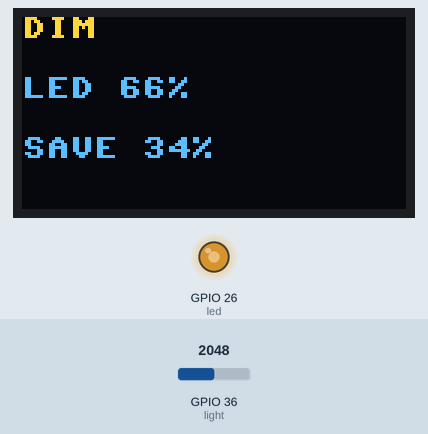
The program below on a simulated ESP32 board running MicroPython. Shown: 128×64 one-colour display, output pins drawn as LEDs (lit = HIGH). The test bench sets the inputs (shaded band); at power-on: GPIO 36 (light) = 2048 (analog values on the 0–4095 scale). The OLED is the two-colour kind (top 16 rows yellow).

Above: at 1.2 s.
1.3 s: GPIO 36 (light) set to 2452
2.8 s: GPIO 36 (light) set to 2530
At 3.6 s:
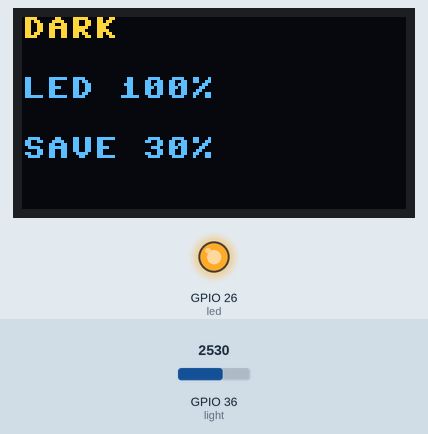
5.9 s: GPIO 36 (light) set to 1228
At 6.6 s:
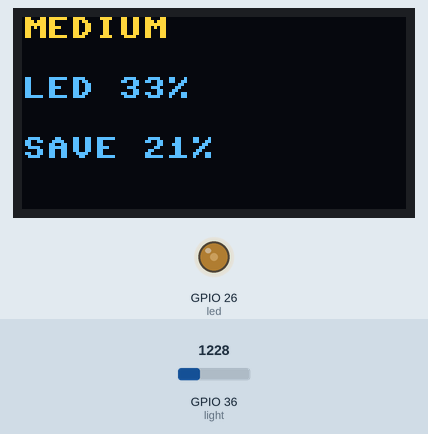
9.0 s: GPIO 36 (light) set to 528
10.9 s: GPIO 36 (light) set to 451
At 11.4 s:
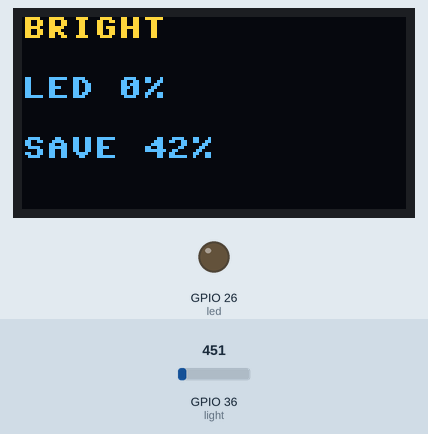
Timing chart, 0 to 13.9 s (numbered marks = the images above; inputs shaded):
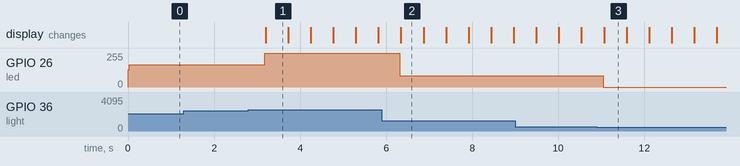

The program:

extra_energy.py
```python
from machine import Pin, PWM, SoftI2C, ADC
import ssd1306
import time

light = ADC(Pin(36))
light.atten(ADC.ATTN_11DB)
light.width(ADC.WIDTH_12BIT)
led = PWM(Pin(26))
led.freq(1000)
i2c = SoftI2C(scl=Pin(22), sda=Pin(21))
oled = ssd1306.SSD1306_I2C(128, 64, i2c)

names = ["DARK", "DIM", "MEDIUM", "BRIGHT"]
total = 0
count = 0
while True:
    value = light.read()
    level = ((value - 3500) * (3 - 0) // (500 - 3500) + 0)
    power = ((level - 0) * (0 - 100) // (3 - 0) + 100)
    led.duty(int(power * 1023 / 100))
    total = total + power
    count = count + 1
    oled.fill(0)
    oled.text(names[level], 0, 0)
    oled.text("LED " + str(power) + "%", 0, 20)
    oled.text("SAVE " + str(100 - total // count) + "%", 0, 40)
    oled.show()
    time.sleep(0.5)
```

Measured:
- the behaviour switches between 2500 and 2501 on GPIO 36 (light) (found by bisection; images 0 and 1)
- the behaviour switches between 501 and 500 on GPIO 36 (light) (found by bisection; images 2 and 3)
- after the input at 1.3 s, every drawn part: stays the same
- after the input at 2.8 s, GPIO 26 (led): 168/255 → 255/255 after 0.37 s; the display: changes after 0.40 s (image 1)
- after the input at 5.9 s, GPIO 26 (led): 255/255 → 84/255 after 0.42 s; the display: changes after 0.44 s (image 2)
- after the input at 10.9 s, GPIO 26 (led): 84/255 → 0/255 after 0.14 s; the display: changes after 0.17 s (image 3)
- what the display in image 1 shows lasts 0.5 s, from 3.2 s to 3.7 s
